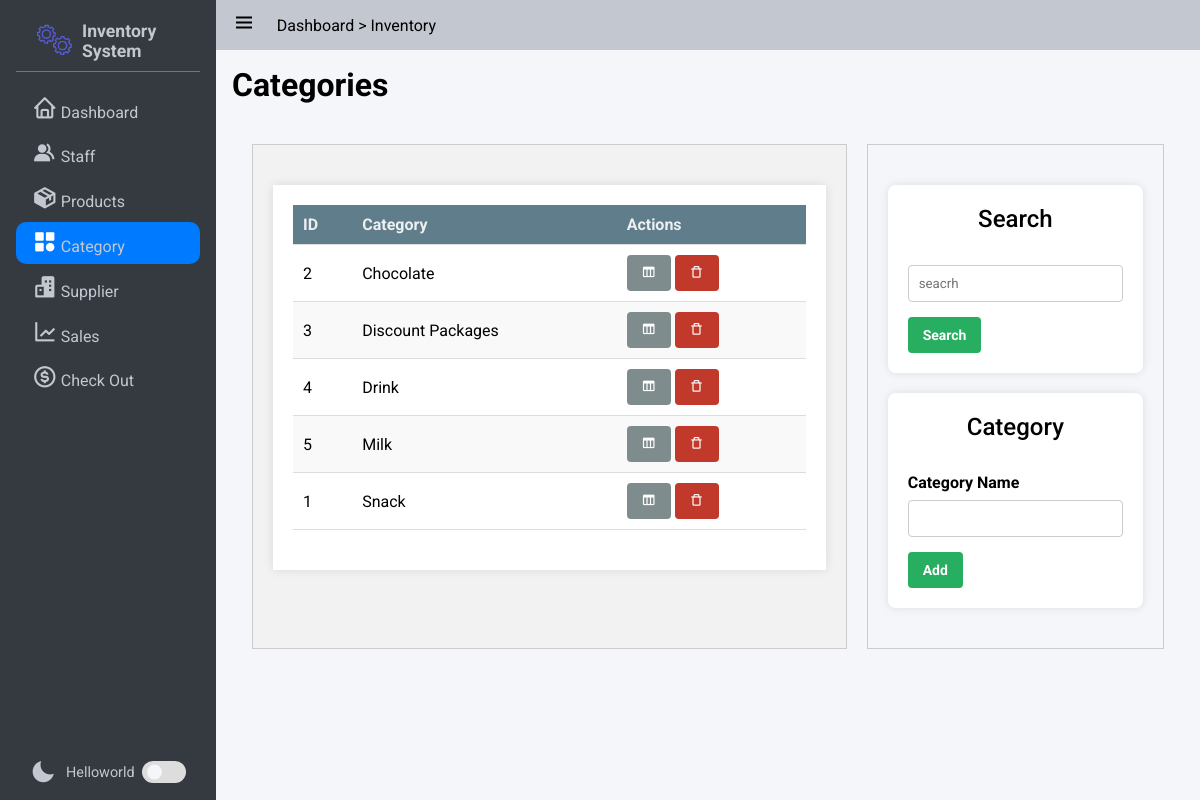
Page /category/ on the earlier database version.
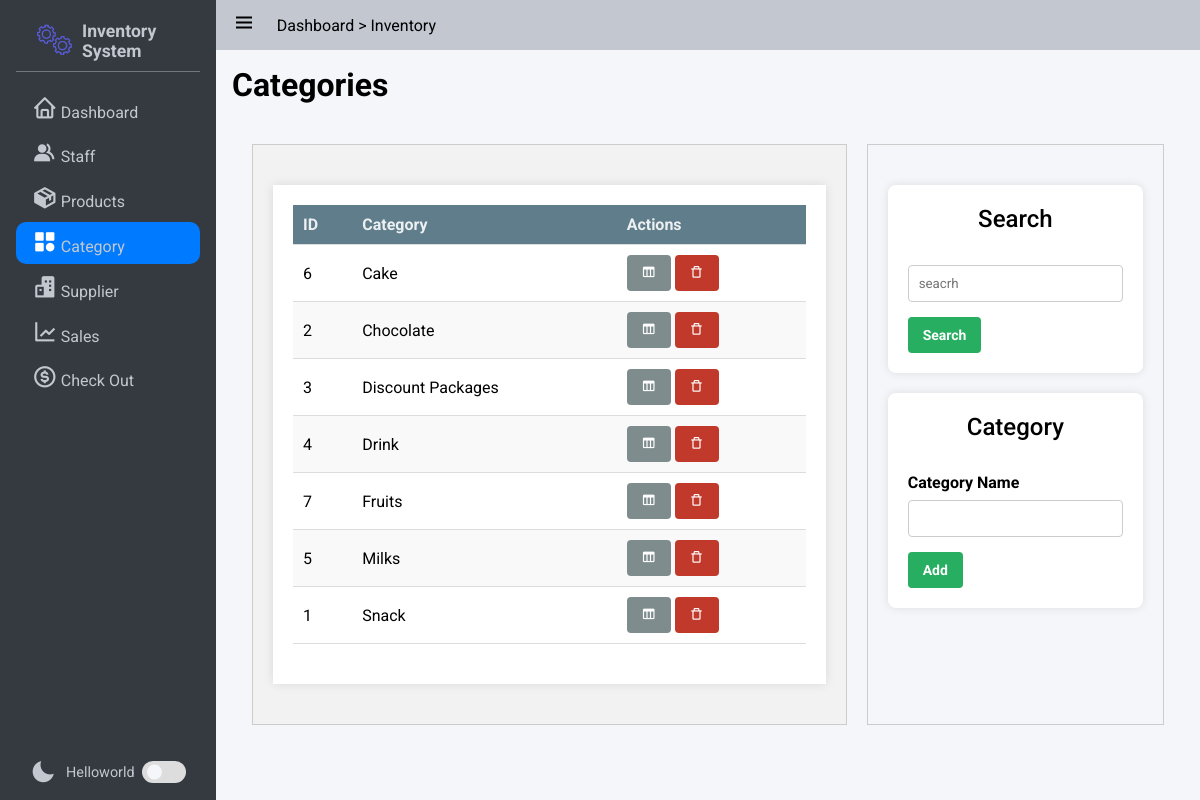
Same page on the later database version.
### app/models/category.py (models this page shows, shortened)
class Category(db.Model):
    id = db.Column(db.Integer, nullable=False, primary_key=True)
    Name = db.Column(db.String, nullable=False)

### app/category/routes.py (the view)
@bp.route('/', methods=['GET'])
def index():
    form = CategoryForm()
    page = request.args.get('page', 1, type=int)
    per_page = request.args.get('per_page', 10, type=int)
    categories = Category.query.order_by(Category.Name).paginate(page=page, per_page=per_page)
    return render_template('product/categories.html', categories = categories, form = form)

### app/category/routes.py
class CategoryForm(FlaskForm):
    name = StringField('Category Name', validators=[InputRequired(),DataRequired()])

### app/templates/product/categories.html (shortened to what this page needs)
{% extends 'base.html' %}
{% block css_style %}
    <link rel="stylesheet" href="{{url_for('static',filename='css/grid.css')}}">
    <link rel="stylesheet" href="{{url_for('static',filename='css/form.css')}}">
    <link rel="stylesheet" href="{{url_for('static',filename='css/table.css')}}">
{% endblock %}
{% block nav_category %}active{% endblock %}
{% block content %}
    <span class="title"><h1>{% block title %} Categories {% endblock %}</h1></span>
    <div class="grid-container four-two-grid">
        <div class="grid-item">
            <div class="table-container maxheight-800">
                <table>
                <thead>
                    <tr>
                    <th>ID</th>
                    <th>Category</th>
                    <th>Actions</th>
                    </tr>
                </thead>
                <tbody>
                    {% for category in categories %}
                    <tr>
                    <form method="POST" action="{{ url_for('category.edit_category',category_name = category.Name) }}" style="display: inline-block;">
                    <td>
                        <span>{{ category.id }}</span>
                    </td>
                    <td>
                        <span>{{ category.Name }}</span>
                      </td>
                    <td>
                        <button class="button gray" type="button" id="edit" href="javascript:;"><i class='bx bx-columns'></i></button>
                    </form>
                        <form method="GET" action="{{url_for('category.delete_category',id = category.id)}}"
                        style="display: inline-block;">
                        <button class="button error" type="submit" id="delete" onclick="return confirm('Are you sure you want to delete this item?')"><i class='bx bx-trash-alt'></i></button>
                        </form>
                    </tr>
                    {% endfor %}
                </tbody>
                </table>
            </div>
        </div>
        <div class="grid-item">
            <div class="form-container">
                <h3>Search</h3>
                <form action="{{url_for('category.search_category')}}" method="get">
                    <input type="text" name="query" placeholder="seacrh"autocomplete="false">
                    <button class="button success" type="submit">Search</button>
                </form>
            </div>
            <div class="form-container">
                <h3>Category</h3>
                <form action="{{url_for('category.create_category')}}" method="post">
                        {{form.name.label}}
                        {{ form.name}}
                        <button class="button success" type="submit">Add</button>
                </form>
            </div>
        </div>
    </div>
{% endblock %}

Differences in the rows shown:
added Category: id "6", Name "Cake"
added Category: id "7", Name "Fruits"
changed Category id 5: Name "Milk" → "Milks"
